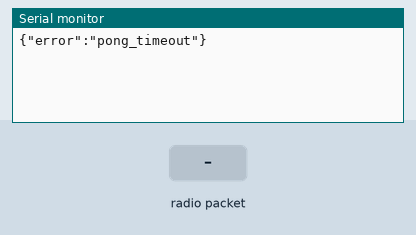
Recording of a program running on a simulated ESP8266 (NodeMCU). Parts: the last lines printed to the serial monitor. The test bench sets the inputs (shaded band).

Above: at 1.2 s.
1.3 s: radio packet "1" arrives
At 1.8 s:
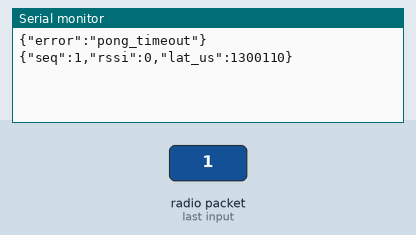
3.0 s: radio packet "0" arrives
At 4.2 s:
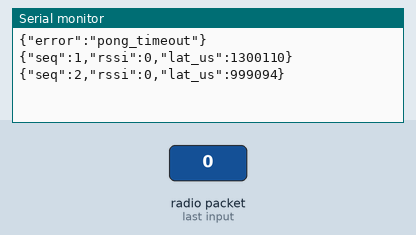
4.5 s: radio packet "2" arrives
At 5.3 s:
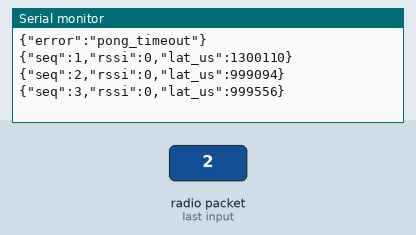

Measured:
- after the input at 1.3 s, the serial monitor: prints a new line after 0.20 s (image 1)
- after the input at 3.0 s, the serial monitor: prints a new line at once (image 2)
- after the input at 4.5 s, the serial monitor: prints a new line at once (image 3)

The program:

main.cpp
```cpp
#include <ESP8266WiFi.h>
#include <espnow.h>

#define ROLE_PINGER  1      // set to 0 on the “pong” board
#define JSON_BUF     128
uint8_t PEER_MAC[] = {0xAA,0xBB,0xCC,0xDD,0xEE,0xFF};   // fill with other board’s MAC

volatile bool gotPong = false;
volatile uint32_t sendMicros = 0, rttMicros = 0;
uint32_t seq = 0;

void onRecv(uint8_t *mac, uint8_t *data, uint8_t len) {
  if (ROLE_PINGER == 1) {
    // Incoming pong: compute RTT (μs)
    rttMicros = micros() - sendMicros;
    gotPong   = true;
  } else {
    // We are the pong board → echo straight back
    esp_now_send(mac, data, len);
  }
}

void setup() {
  Serial.begin(115200);
  WiFi.mode(WIFI_STA);
  WiFi.disconnect();

  if (esp_now_init() != 0) {
    Serial.println(F("ESP-NOW init failed")); return;
  }
  esp_now_set_self_role(ESP_NOW_ROLE_COMBO);
  esp_now_register_recv_cb(onRecv);

  // Add peer (needed only on the pinger)
  esp_now_add_peer(PEER_MAC, ESP_NOW_ROLE_COMBO, 1, NULL, 0);
}

void loop() {
#if ROLE_PINGER
  uint8_t payload[4];
  memcpy(payload, &seq, 4);

  sendMicros = micros();
  esp_now_send(PEER_MAC, payload, sizeof(payload));

  uint32_t tStart = millis();
  while (!gotPong && millis() - tStart < 1000) yield();   // 1 s timeout

  if (gotPong) {
    int32_t rssi = WiFi.RSSI();
    char j[JSON_BUF];
    snprintf(j, JSON_BUF,
      "{\"seq\":%lu,\"rssi\":%ld,\"lat_us\":%lu}", seq, rssi, rttMicros);
    Serial.println(j);
  } else {
    Serial.println(F("{\"error\":\"pong_timeout\"}"));
  }
  gotPong = false;
  seq++;
  delay(500);
#else
  delay(100);      // pong board idles
#endif
}
```
